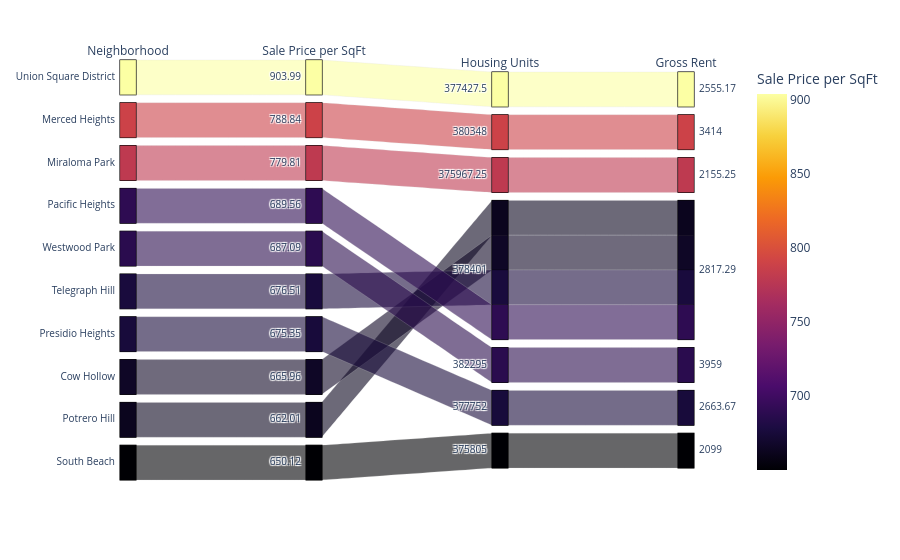

The notebook cell this image was saved under:
### Markdown cell above
####4.5.b. Create a Parallel Categories Plot

### Code cell
# Parallel Categories Plot
px.parallel_categories(top_ten, color='sale_price_sqr_foot',
                        dimensions=['neighborhood','sale_price_sqr_foot', 'housing_units', 'gross_rent'],
                        color_continuous_scale=px.colors.sequential.Inferno,
                        labels={"neighborhood": "Neighborhood",
                               "sale_price_sqr_foot":"Sale Price per SqFt",
                               "housing_units":"Housing Units",
                               "gross_rent":"Gross Rent"}
                       )

### Figure 1 — Plotly figure (JSON) as saved in the notebook; plotly's stock layout.template omitted (floating-point values rounded to 4 significant figures)
{"data": [{"dimensions": [{"label": "Neighborhood", "values": ["Union Square District", "Merced Heights", "Miraloma Park", "Pacific Heights", "Westwood Park", "Telegraph Hill", "Presidio Heights", "Cow Hollow", "Potrero Hill", "South Beach"]}, {"label": "Sale Price per SqFt", "values": [904.0, 788.8, 779.8, 689.6, 687.1, 676.5, 675.4, 666.0, 662.0, 650.1]}, {"label": "Housing Units", "values": [377400.0, 380300.0, 376000.0, 378400.0, 382300.0, 378400.0, 377800.0, 378400.0, 378400.0, 375800.0]}, {"label": "Gross Rent", "values": [2555.0, 3414.0, 2155.0, 2817.0, 3959.0, 2817.0, 2664.0, 2817.0, 2817.0, 2099.0]}], "domain": {"x": [0.0, 1.0], "y": [0.0, 1.0]}, "line": {"color": [904.0, 788.8, 779.8, 689.6, 687.1, 676.5, 675.4, 666.0, 662.0, 650.1], "coloraxis": "coloraxis"}, "name": "", "type": "parcats"}], "layout": {"coloraxis": {"autocolorscale": false, "colorbar": {"title": {"text": "Sale Price per SqFt"}}, "colorscale": [[0.0, "#000004"], [0.1111, "#1b0c41"], [0.2222, "#4a0c6b"], [0.3333, "#781c6d"], [0.4444, "#a52c60"], [0.5556, "#cf4446"], [0.6667, "#ed6925"], [0.7778, "#fb9b06"], [0.8889, "#f7d13d"], [1.0, "#fcffa4"]]}, "legend": {"tracegroupgap": 0}, "margin": {"t": 60}}}
